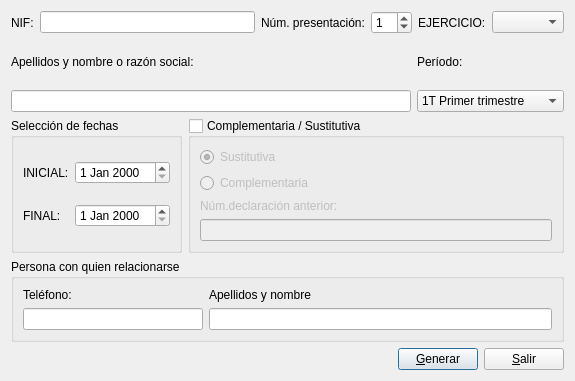
<?xml version="1.0" encoding="UTF-8"?>
<ui version="4.0">
 <class>modelo340</class>
 <widget class="QDialog" name="modelo340">
  <property name="geometry">
   <rect>
    <x>0</x>
    <y>0</y>
    <width>575</width>
    <height>381</height>
   </rect>
  </property>
  <property name="windowTitle">
   <string>MODELO 340</string>
  </property>
  <layout class="QVBoxLayout" name="verticalLayout_3">
   <item>
    <layout class="QHBoxLayout" name="horizontalLayout_5">
     <item>
      <layout class="QHBoxLayout" name="horizontalLayout">
       <item>
        <widget class="QLabel" name="label_2">
         <property name="text">
          <string>NIF:</string>
         </property>
        </widget>
       </item>
       <item>
        <widget class="QLineEdit" name="niflineEdit"/>
       </item>
      </layout>
     </item>
     <item>
      <layout class="QHBoxLayout" name="horizontalLayout_2">
       <item>
        <widget class="QLabel" name="label_4">
         <property name="text">
          <string>Núm. presentación:</string>
         </property>
        </widget>
       </item>
       <item>
        <widget class="QSpinBox" name="numerospinBox">
         <property name="value">
          <number>1</number>
         </property>
        </widget>
       </item>
      </layout>
     </item>
     <item>
      <layout class="QHBoxLayout" name="horizontalLayout_3">
       <item>
        <widget class="QLabel" name="label">
         <property name="text">
          <string>EJERCICIO:</string>
         </property>
        </widget>
       </item>
       <item>
        <widget class="QComboBox" name="ejerciciocomboBox"/>
       </item>
      </layout>
     </item>
    </layout>
   </item>
   <item>
    <layout class="QHBoxLayout" name="horizontalLayout_6">
     <item>
      <layout class="QVBoxLayout" name="verticalLayout">
       <item>
        <widget class="QLabel" name="label_3">
         <property name="text">
          <string>Apellidos y nombre o razón social:</string>
         </property>
        </widget>
       </item>
       <item>
        <widget class="QLineEdit" name="nombrelineEdit"/>
       </item>
      </layout>
     </item>
     <item>
      <layout class="QVBoxLayout" name="verticalLayout_2">
       <item>
        <widget class="QLabel" name="label_10">
         <property name="text">
          <string>Período:</string>
         </property>
        </widget>
       </item>
       <item>
        <widget class="QComboBox" name="periodocomboBox">
         <item>
          <property name="text">
           <string>1T Primer trimestre</string>
          </property>
         </item>
         <item>
          <property name="text">
           <string>2T Segundo trimestre</string>
          </property>
         </item>
         <item>
          <property name="text">
           <string>3T Tercer trimestre</string>
          </property>
         </item>
         <item>
          <property name="text">
           <string>4T Cuarto trimestre</string>
          </property>
         </item>
         <item>
          <property name="text">
           <string>01 Enero</string>
          </property>
         </item>
         <item>
          <property name="text">
           <string>02 Febrero</string>
          </property>
         </item>
         <item>
          <property name="text">
           <string>03 Marzo</string>
          </property>
         </item>
         <item>
          <property name="text">
           <string>04 Abril</string>
          </property>
         </item>
         <item>
          <property name="text">
           <string>05 Mayo</string>
          </property>
         </item>
         <item>
          <property name="text">
           <string>06 Junio</string>
          </property>
         </item>
         <item>
          <property name="text">
           <string>07 Julio</string>
          </property>
         </item>
         <item>
          <property name="text">
           <string>08 Agosto</string>
          </property>
         </item>
         <item>
          <property name="text">
           <string>09 Septiembre</string>
          </property>
         </item>
         <item>
          <property name="text">
           <string>10 Octubre</string>
          </property>
         </item>
         <item>
          <property name="text">
           <string>11 Noviembre</string>
          </property>
         </item>
         <item>
          <property name="text">
           <string>12 Diciembre</string>
          </property>
         </item>
        </widget>
       </item>
      </layout>
     </item>
    </layout>
   </item>
   <item>
    <layout class="QHBoxLayout" name="horizontalLayout_7">
     <item>
      <widget class="QGroupBox" name="fechagroupBox">
       <property name="title">
        <string>Selección de fechas</string>
       </property>
       <layout class="QGridLayout" name="gridLayout">
        <item row="0" column="0">
         <widget class="QLabel" name="label_5">
          <property name="text">
           <string>INICIAL:</string>
          </property>
         </widget>
        </item>
        <item row="0" column="1">
         <widget class="QDateEdit" name="inicialdateEdit"/>
        </item>
        <item row="1" column="0">
         <widget class="QLabel" name="label_6">
          <property name="text">
           <string>FINAL:</string>
          </property>
         </widget>
        </item>
        <item row="1" column="1">
         <widget class="QDateEdit" name="finaldateEdit"/>
        </item>
       </layout>
      </widget>
     </item>
     <item>
      <widget class="QGroupBox" name="complgroupBox">
       <property name="title">
        <string>Complementaria / Sustitutiva</string>
       </property>
       <property name="checkable">
        <bool>true</bool>
       </property>
       <property name="checked">
        <bool>false</bool>
       </property>
       <layout class="QVBoxLayout" name="verticalLayout_7">
        <item>
         <widget class="QRadioButton" name="sustitutivaradioButton">
          <property name="text">
           <string>Sustitutiva</string>
          </property>
          <property name="checked">
           <bool>true</bool>
          </property>
         </widget>
        </item>
        <item>
         <widget class="QRadioButton" name="complementariaradioButton">
          <property name="text">
           <string>Complementaria</string>
          </property>
         </widget>
        </item>
        <item>
         <widget class="QLabel" name="label_9">
          <property name="text">
           <string>Núm.declaración anterior:</string>
          </property>
         </widget>
        </item>
        <item>
         <widget class="QLineEdit" name="anteriorlineEdit"/>
        </item>
       </layout>
      </widget>
     </item>
    </layout>
   </item>
   <item>
    <widget class="QGroupBox" name="groupBox">
     <property name="title">
      <string>Persona con quien relacionarse</string>
     </property>
     <layout class="QHBoxLayout" name="horizontalLayout_4">
      <item>
       <layout class="QVBoxLayout" name="verticalLayout_4">
        <item>
         <widget class="QLabel" name="label_7">
          <property name="text">
           <string>Teléfono:</string>
          </property>
         </widget>
        </item>
        <item>
         <widget class="QLineEdit" name="telefonolineEdit">
          <property name="maximumSize">
           <size>
            <width>180</width>
            <height>16777215</height>
           </size>
          </property>
         </widget>
        </item>
       </layout>
      </item>
      <item>
       <layout class="QVBoxLayout" name="verticalLayout_6">
        <item>
         <widget class="QLabel" name="label_8">
          <property name="text">
           <string>Apellidos y nombre</string>
          </property>
         </widget>
        </item>
        <item>
         <widget class="QLineEdit" name="nombrerellineEdit"/>
        </item>
       </layout>
      </item>
     </layout>
    </widget>
   </item>
   <item>
    <layout class="QHBoxLayout" name="horizontalLayout_8">
     <item>
      <spacer name="horizontalSpacer">
       <property name="orientation">
        <enum>Qt::Horizontal</enum>
       </property>
       <property name="sizeHint" stdset="0">
        <size>
         <width>40</width>
         <height>20</height>
        </size>
       </property>
      </spacer>
     </item>
     <item>
      <widget class="QPushButton" name="aceptarpushButton">
       <property name="text">
        <string>&amp;Generar</string>
       </property>
      </widget>
     </item>
     <item>
      <widget class="QPushButton" name="cancelarpushButton">
       <property name="text">
        <string>&amp;Salir</string>
       </property>
      </widget>
     </item>
    </layout>
   </item>
  </layout>
 </widget>
 <resources/>
 <connections>
  <connection>
   <sender>cancelarpushButton</sender>
   <signal>clicked()</signal>
   <receiver>modelo340</receiver>
   <slot>reject()</slot>
   <hints>
    <hint type="sourcelabel">
     <x>542</x>
     <y>355</y>
    </hint>
    <hint type="destinationlabel">
     <x>558</x>
     <y>335</y>
    </hint>
   </hints>
  </connection>
 </connections>
</ui>
